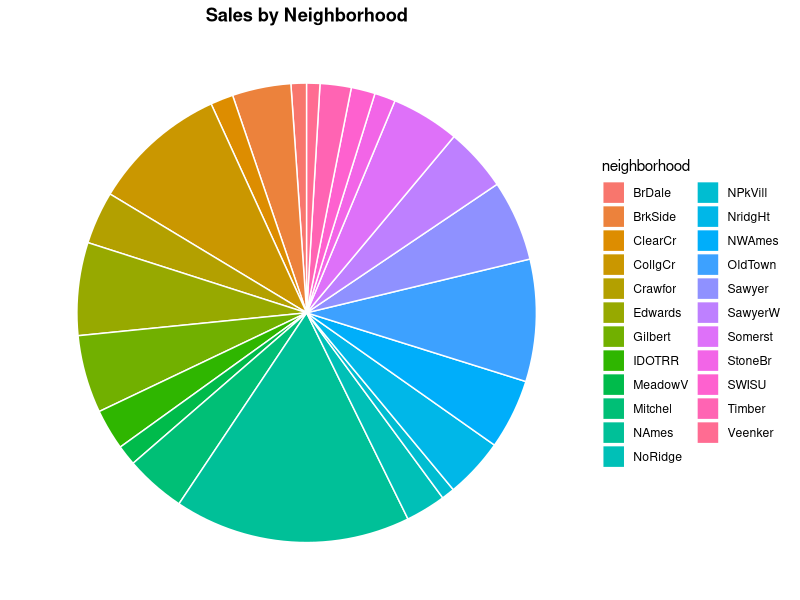
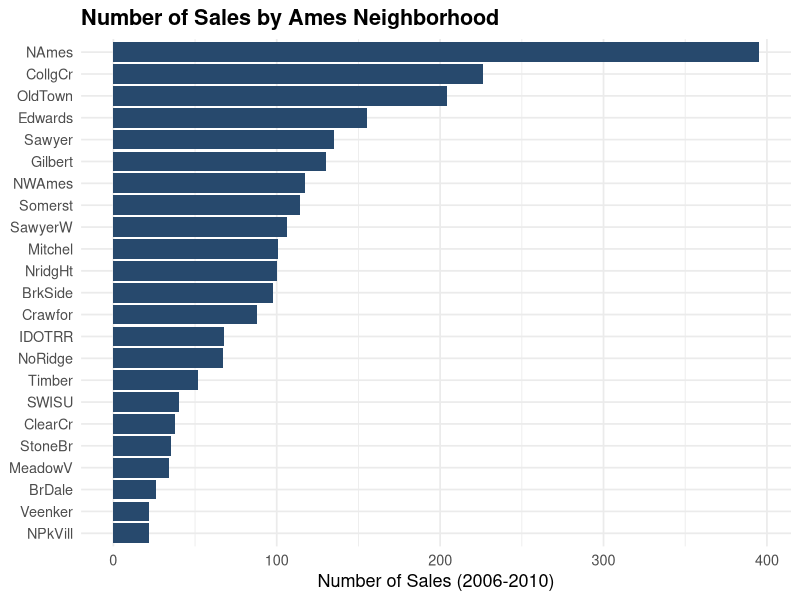
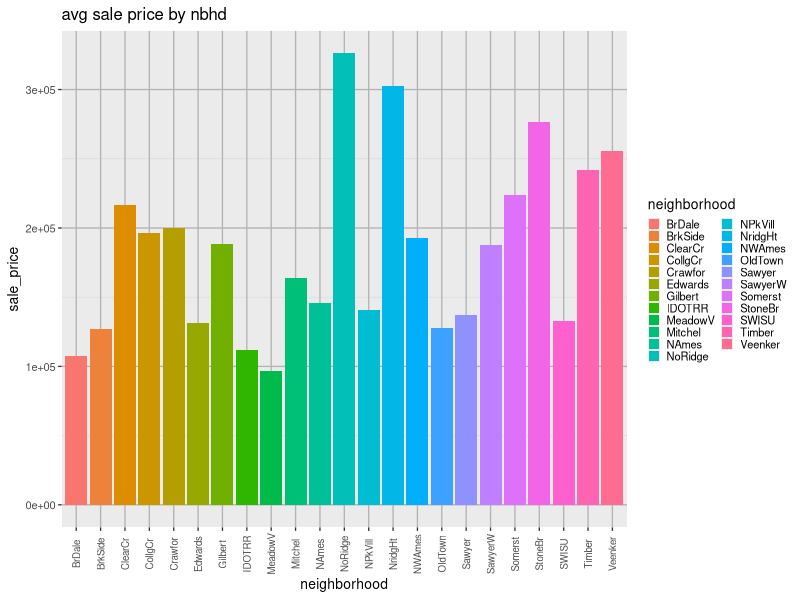
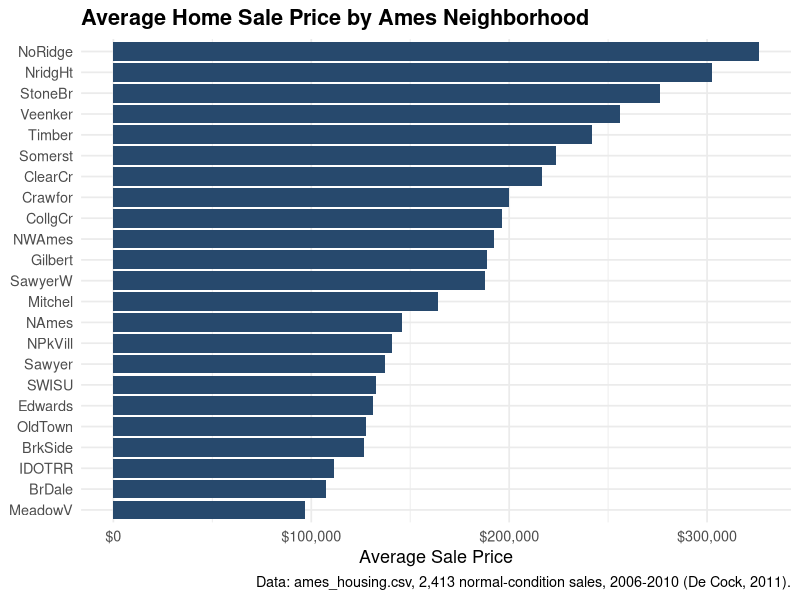

The R source for these figures, in order:
# Module 2: Problems and Principles in Communicating Data
# Data Visualization (DATA 3230)
#
# This module runs entirely on the housing dataset (ames_housing.csv), the
# same file introduced in Module 1. Every chart and every printed number
# below comes from that one real file; nothing here is simulated. Run this
# script yourself to reproduce every number and chart on the Module 2
# slides.

library(ggplot2)
library(readr)

housing <- read_csv("ames_housing.csv", show_col_types = FALSE)

theme_deck <- theme_minimal(base_size = 13) +
  theme(plot.title = element_text(face = "bold"))

# ------------------------------------------------------------------
# Same real question Module 1 used: among Ames neighborhoods with at
# least 20 sales in this data, how many sales does each one have, and
# what is the average sale price? This module reuses that same real
# subset (23 qualifying neighborhoods) to show the same information
# told well and told poorly.
# ------------------------------------------------------------------
nbhd_counts_tbl <- table(housing$neighborhood)
common_nbhds <- names(nbhd_counts_tbl[nbhd_counts_tbl >= 20])
length(common_nbhds)   # 23 qualifying neighborhoods

nbhd_counts <- data.frame(
  neighborhood = common_nbhds,
  n = as.integer(nbhd_counts_tbl[common_nbhds])
)
print(nbhd_counts[order(-nbhd_counts$n), ])

nbhd_avg <- aggregate(
  sale_price ~ neighborhood,
  data = housing[housing$neighborhood %in% common_nbhds, ],
  FUN = mean
)
nbhd_avg$sale_price <- round(nbhd_avg$sale_price, 0)

# ------------------------------------------------------------------
# The same pie-chart problem Dr. Brown raises in his own course, shown
# here with our own real data instead of a stock image: 23 categories
# is already too many for a pie chart to communicate anything at a
# glance. This is deliberately the "bad" example.
# ------------------------------------------------------------------
p_bad_pie <- ggplot(nbhd_counts, aes(x = "", y = n, fill = neighborhood)) +
  geom_col(width = 1, color = "white") +
  coord_polar(theta = "y") +
  labs(title = "Sales by Neighborhood", x = NULL, y = NULL) +
  theme_void(base_size = 11) +
  theme(plot.title = element_text(face = "bold", hjust = 0.5))
ggsave("module2_bad_pie.png", p_bad_pie, width = 7, height = 6, dpi = 200)

# The same information, as a sorted horizontal bar chart: the "good"
# alternative. Every one of the 23 bars is readable and the ordering
# itself carries information the pie chart could not show at all.
nbhd_counts$neighborhood <- factor(
  nbhd_counts$neighborhood,
  levels = nbhd_counts$neighborhood[order(nbhd_counts$n)]
)
p_good_bar <- ggplot(nbhd_counts, aes(x = neighborhood, y = n)) +
  geom_col(fill = "#27496D") +
  coord_flip() +
  labs(
    title = "Number of Sales by Ames Neighborhood",
    x = NULL, y = "Number of Sales (2006-2010)"
  ) +
  theme_deck
ggsave("module2_good_bar.png", p_good_bar, width = 8, height = 7, dpi = 200)

# ------------------------------------------------------------------
# Principle 4 (Design for Aesthetics): the same average-sale-price
# chart, rendered badly and then well. Same data, same geom, same
# numbers. What changes is color, theme, labeling, and ordering.
# ------------------------------------------------------------------
nbhd_avg_unordered <- nbhd_avg  # keep neighborhood as plain character, unordered
p_aes_bad <- ggplot(nbhd_avg_unordered, aes(x = neighborhood, y = sale_price, fill = neighborhood)) +
  geom_col(show.legend = TRUE) +
  labs(title = "avg sale price by nbhd", x = "neighborhood", y = "sale_price") +
  theme_gray(base_size = 10) +
  theme(
    axis.text.x = element_text(angle = 90, vjust = 0.5, size = 7),
    legend.position = "right",
    legend.key.size = unit(0.3, "cm"),
    panel.grid.major = element_line(color = "grey70"),
    panel.grid.minor = element_line(color = "grey85")
  )
ggsave("module2_aesthetic_bad.png", p_aes_bad, width = 8, height = 6, dpi = 200)

nbhd_avg$neighborhood <- factor(
  nbhd_avg$neighborhood,
  levels = nbhd_avg$neighborhood[order(nbhd_avg$sale_price)]
)
p_aes_good <- ggplot(nbhd_avg, aes(x = neighborhood, y = sale_price)) +
  geom_col(fill = "#27496D") +
  coord_flip() +
  scale_y_continuous(labels = scales::label_dollar()) +
  labs(
    title = "Average Home Sale Price by Ames Neighborhood",
    x = NULL, y = "Average Sale Price",
    caption = "Data: ames_housing.csv, 2,413 normal-condition sales, 2006-2010 (De Cock, 2011)."
  ) +
  theme_deck
ggsave("module2_aesthetic_good.png", p_aes_good, width = 8, height = 7, dpi = 200)

# ------------------------------------------------------------------
# Principle 3 (variable types), using three real columns already in
# this dataset: sale_price (quantitative), overall_qual (ordinal, a
# 1-10 condition rating with real order), neighborhood (nominal, no
# inherent order). This is the real printed output used on that slide.
# ------------------------------------------------------------------
class(housing$sale_price)
summary(housing$sale_price)

class(housing$overall_qual)
table(housing$overall_qual)

class(housing$neighborhood)
length(unique(housing$neighborhood))

# ------------------------------------------------------------------
# Principle 2 (Use the Right Data) worked question: does combining all
# five sale years change the picture, or would a single year tell a
# different story? Real check, not asserted.
# ------------------------------------------------------------------
year_counts <- table(housing$yr_sold)
print(year_counts)

by_year <- aggregate(sale_price ~ yr_sold, data = housing, FUN = mean)
by_year$sale_price <- round(by_year$sale_price, 0)
print(by_year)

# The raw print above is a fine first look, but it is not something I
# would ever put in front of a real audience: no thousands separator,
# a bare column name, and no currency sign. This is the exact same
# real numbers, finished for presentation.
by_year$formatted <- scales::label_dollar(big.mark = ",")(by_year$sale_price)
print(by_year[, c("yr_sold", "formatted")])

# ------------------------------------------------------------------
# Organizing Data (tidy format) illustration, using this same dataset
# instead of a generic textbook example: six real rows, each one sale,
# each column one variable.
# ------------------------------------------------------------------
head(housing[, c("sale_price", "neighborhood", "gr_liv_area", "overall_qual")], 6)

# The semantic-problem example: neighborhood codes like "NAmes" and
# "NridgHt" are exactly the kind of symbol a general audience will not
# recognize without a legend, the real-data version of Dr. Brown's
# "team logo instead of team name" point.
head(sort(unique(housing$neighborhood)), 6)

cat("All Module 2 charts written.\n")
